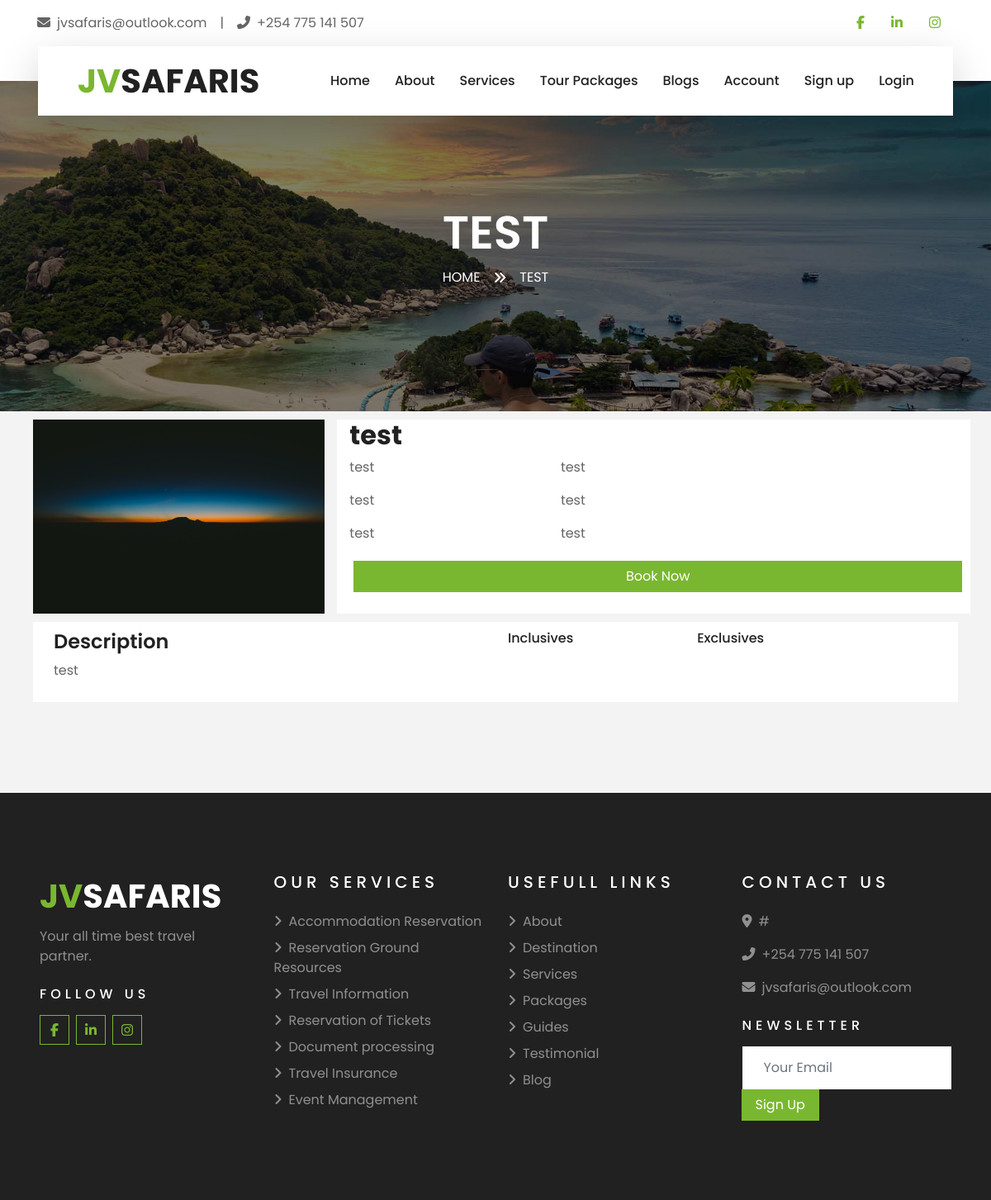
Page /packages/description/1 on the committed database.
### JVSafarisMain/models.py (models this page shows, shortened)
class Package(models.Model):
    package_name = models.CharField(max_length=400)
    start_date = models.DateField()
    end_date = models.DateField()
    package_desc = models.CharField(max_length=1000)
    image = models.FileField(default = '')
    destination = models.ForeignKey(Destination,on_delete = models.CASCADE,default = 1)
    duration = models.IntegerField(default = 2)
    population = models.IntegerField(default = 2)
    category = models.ForeignKey(PackageCategory,on_delete=models.CASCADE)

### JVSafarisMain/views.py (the view)
# urls.py: path('packages/description/<package>',views.package_desc,name = 'package-desc'),
def package_desc(request,package):
    _package = Package.objects.get(pk = package)
    return render(request,'JVSafarisMain/package-detail.html',{'package':_package})

### JVSafarisMain/templates/jvsafarismain/package-detail.html (shortened to what this page needs)
{%extends 'JVSafarisMain/base.html'%}
{%load static%}
{%block pagetitle%}
{{package.package_name}}
{%endblock%}
{%block subtitle%}
{{package.package_name}}
{%endblock%}
{%block body%}
<div class="container" style="padding: 10px;">
   <div class="row">
     <div class="col-md-4 col-sm-12">
        <img src="{{package.image.url}}" style="width: 100%;height:100%;" alt="">
     </div>
     <div class="col-md-8 col-sm-6" style="background-color: white;">
        <h2>{{package.package_name}}</h2>
        <div class="row">
            <div class="col-md-4 col-sm-5">
                <p>test</p>
                <p>test</p>
                <p>test</p>
            </div>
            <div class="col-md-6 col-sm-5">
                <p>test</p>
                <p>test</p>
                <p>test</p>
            </div>
        </div>
        <a href="{%url 'JVS:booking' package.id%}"><button class="btn btn-primary" style="width: 100%;margin: 5px;">Book Now</button></a>
    </div>
   </div>
   <div class="row" style="background-color: white;margin: 10px 0 10px 0;padding: 10px;">
    <div class="col-md-6 col-sm-12" >
        <h4>Description</h4>
        <p>
            {{package.package_desc}}
        </p>
    </div>
    <div class="col-md-6 col-sm-12">
        <div class="row">
            <div class="col-md-5 col-sm-6">
                <h6>Inclusives</h6>
            </div>
            <div class="col-md-6 col-sm-5">
                <h6>Exclusives</h6>
            </div>
        </div>
    </div>
</div>
</div>
{%endblock%}

### rows in the picture
Package: package_name "TEST", image (picture), package_name "test", package_desc "test"
